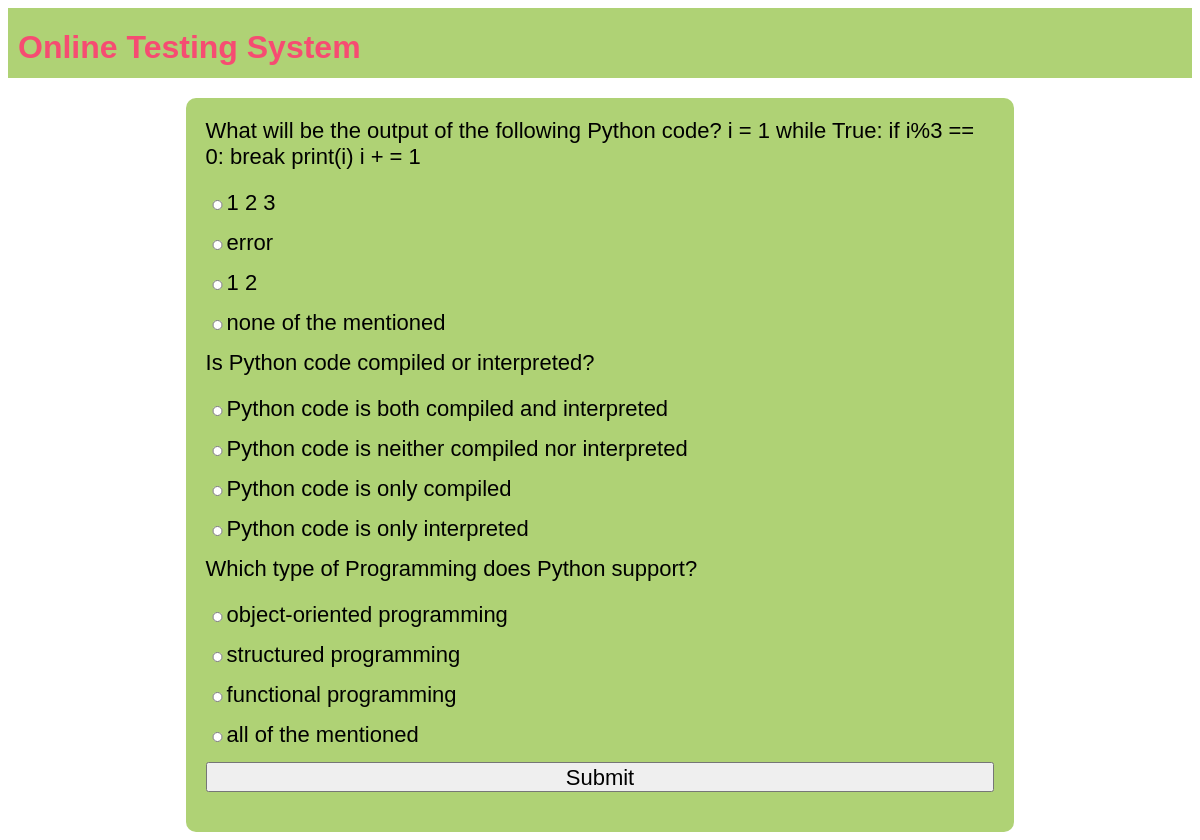
Screenshot of /test-paper?n=3 with the database file from the repository.
### OTS/models.py (models this page shows)
class Question(models.Model):
    qid=models.BigAutoField(primary_key=True,auto_created=True)
    que=models.TextField()
    a=models.CharField(max_length=255)
    b=models.CharField(max_length=255)
    c=models.CharField(max_length=255)
    d=models.CharField(max_length=255)
    ans=models.CharField(max_length=2)

### OTS/views.py (the view)
# urls.py: path('test-paper',testPaper,name='testPaper'),
def testPaper(request):
    if 'name' not in request.session.keys():
        res=HttpResponseRedirect("login")
    n=int(request.GET['n'])
    question_pool=list(Question.objects.all())
    random.shuffle(question_pool)
    questions_list=question_pool[:n]
    context={'questions':questions_list}
    res=render(request,'test_paper.html',context)
    return res

### OTS/templates/test_paper.html (shortened to what this page needs)
{% extends 'main.html' %}
{% block content %}
<form action="{% url 'OTS:calculateTest' %}" method="post">
    {% for question in questions %}
    <div class="question">
        {{question.que}}
    </div>
    <label><div class="options"><input type="radio" name="q{{question.qid}}" value="A">{{question.a}}</div></label>
    <label><div class="options"><input type="radio" name="q{{question.qid}}" value="B">{{question.b}}</div></label>
    <label><div class="options"><input type="radio" name="q{{question.qid}}" value="C">{{question.c}}</div></label>
    <label><div class="options"><input type="radio" name="q{{question.qid}}" value="D">{{question.d}}</div></label>
    {% endfor %}
    <div><input type="submit" value="Submit"></div>
</form>
{% endblock %}

### OTS/static/theme.css (style rules this page uses)
* { font-family:'Gill Sans', 'Gill Sans MT', Calibri, 'Trebuchet MS', sans-serif; }

### OTS/static/formstyle.css (style rules this page uses)
form { box-sizing:border-box; padding:20px; border-radius:10px; background-color:#AFD275; display:table; width:100%; }
input { display:block; width:100%; margin-bottom:20px; height:30px; font-size:22px; }
.question { color:#000000; font-size:22px; margin-bottom:20px; }
.options { font-size:22px; }
.options input { display:inline; width:fit-content; height:10px; }

### rows the page displays
Question: que "What will be the output of the following Python code? i = 1 while True: if i%3 == 0: break print(i) i + = 1", a "1 2 3", b "error", c "1 2", d "none of the mentioned"
Question: que "Is Python code compiled or interpreted?", a "Python code is both compiled and interpreted", b "Python code is neither compiled nor interpreted", c "Python code is only compiled", d "Python code is only interpreted"
Question: que "Which type of Programming does Python support?", a "object-oriented programming", b "structured programming", c "functional programming", d "all of the mentioned"
